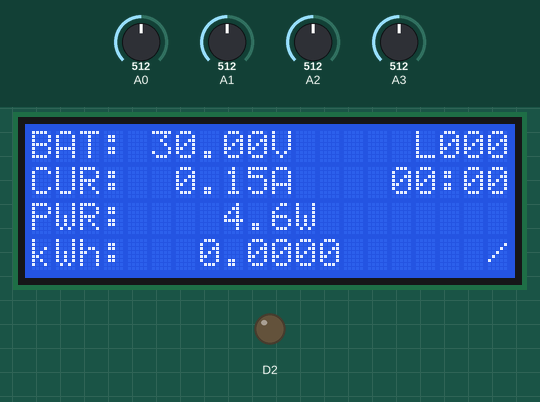
Bench run of a program on a simulated Arduino Uno R4 WiFi. On the bench: 20×4 character LCD, output pins drawn as LEDs (lit = HIGH). Inputs (shaded band) come from the test bench; at power-on: A0 = 512, A1 = 512, A2 = 512, A3 = 512 (analog values on the 0–1023 scale). Storage starts empty; pins used as bus, display or sensor lines are not drawn.

Above: at 1.2 s.
1.3 s: A0 set to 716
At 1.9 s:
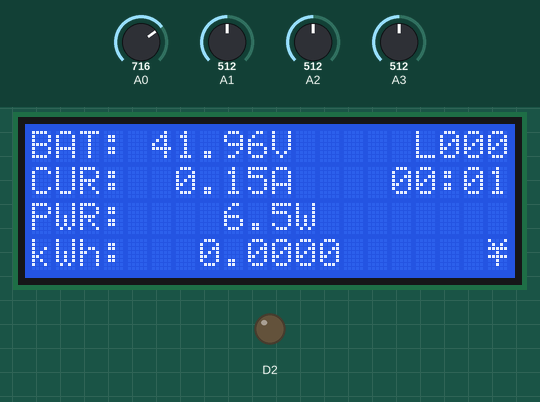
4.3 s: A1 set to 716
At 4.7 s:
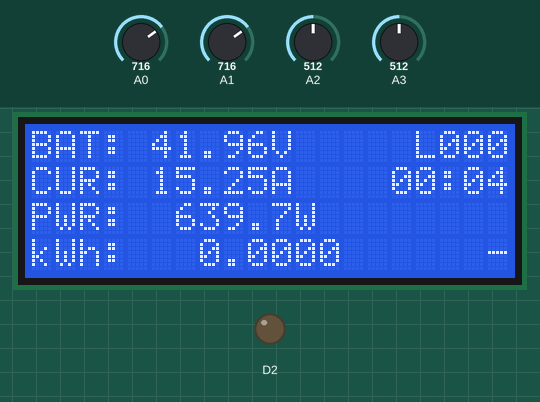
6.4 s: A0 set to 992
At 7.1 s:
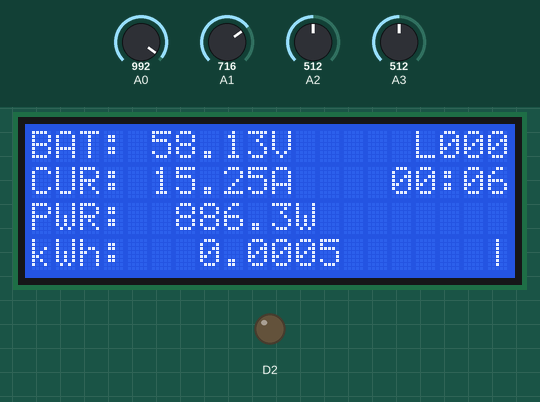
8.4 s: A1 set to 992
At 8.7 s:
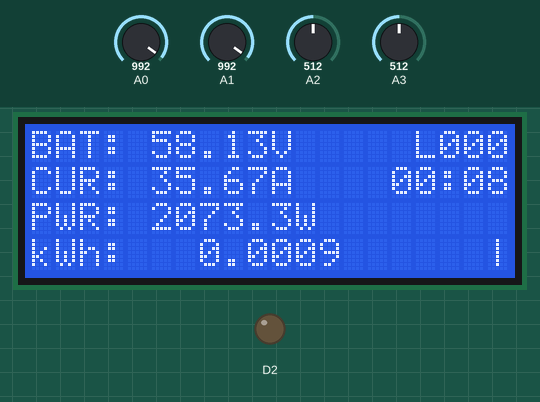
10.4 s: A0 set to 1009
At 10.7 s:
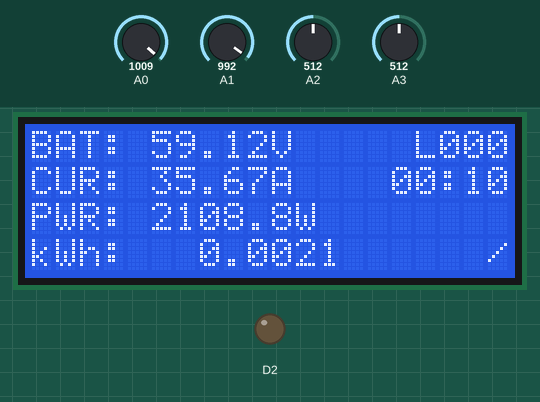
12.4 s: A1 set to 1009
At 12.71 s:
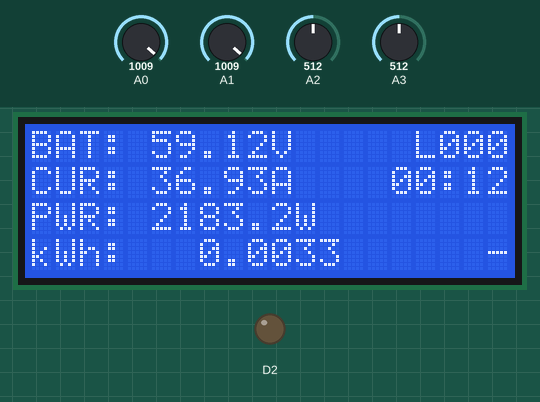
Timing chart, 0 to 15.4 s (numbered marks = the images above; inputs shaded):
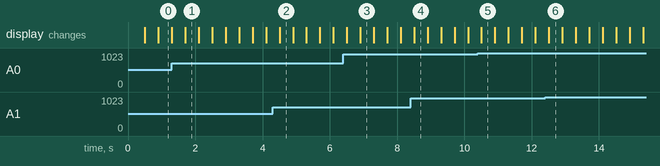

The program:

main.cpp
```cpp
#include <Arduino.h>
#include <cstring>
#include <LiquidCrystal.h>
#include <SPI.h>
#include <SD.h>

// -------------------- Data Vars --------------------
double BatVolt;
double BatCur;
double BatPower;
double KWh = 0.0;

double CharVolt;
double CharCur;
double CharPower;

int R1 = 11000;
int R2 = 1000;

// -------------------- LCD Pins --------------------
const int rs = 3, en = 4, d4 = 5, d5 = 6, d6 = 7, d7 = 8;
LiquidCrystal lcd(rs, en, d4, d5, d6, d7);

// -------------------- SD --------------------
const int SD_CS_PIN = 10;
File logFile;
char logFilename[13] = "LOG000.CSV";
bool sdAvailable = false;

// -------------------- Timing --------------------
const unsigned long LOG_INTERVAL_MS = 500;
const unsigned long LCD_INTERVAL_MS = 400;

unsigned long lastLogTime = 0;
unsigned long lastLcdTime = 0;
unsigned long lastEnergyTime = 0;
unsigned long runStartMs = 0;

// -------------------- Spinner --------------------
const char spinnerChars[4] = {'|', '/', '-', '\\'};
byte spinnerIndex = 0;

// -------------------- Helpers --------------------
void padTo20(char *line) {
  int len = strlen(line);
  for (int i = len; i < 20; i++) line[i] = ' ';
  line[20] = '\0';
}

void printRow(byte row, const char *line20) {
  lcd.setCursor(0, row);
  lcd.print(line20);
}

// -------------------- Create Log File --------------------
bool createNewLogFile() {
  for (int i = 0; i <= 999; i++) {
    snprintf(logFilename, sizeof(logFilename), "LOG%03d.CSV", i);

    if (!SD.exists(logFilename)) {
      File f = SD.open(logFilename, FILE_WRITE);
      if (!f) return false;

      f.println("ms,run_s,dt_s,BatVolt_V,BatCur_A,BatPower_W,KWh,CharVolt_V,CharCur_A,CharPower_W");
      f.flush();
      f.close();
      return true;
    }
  }
  return false;
}

void logCsvRow(unsigned long nowMs, double run_s, double dt_s) {
  if (!sdAvailable) return;

  logFile = SD.open(logFilename, FILE_WRITE);
  if (!logFile) {
    sdAvailable = false;
    return;
  }

  logFile.print(nowMs); logFile.print(',');
  logFile.print(run_s, 3); logFile.print(',');
  logFile.print(dt_s, 3); logFile.print(',');

  logFile.print(BatVolt, 5);  logFile.print(',');
  logFile.print(BatCur, 5);   logFile.print(',');
  logFile.print(BatPower, 5); logFile.print(',');
  logFile.print(KWh, 8);      logFile.print(',');

  logFile.print(CharVolt, 5); logFile.print(',');
  logFile.print(CharCur, 5);  logFile.print(',');
  logFile.print(CharPower, 5);

  logFile.println();
  logFile.flush();
  logFile.close();
}

// -------------------- Setup --------------------
void setup() {
  Serial.begin(9600);
  pinMode(2, OUTPUT);
  digitalWrite(2, LOW);

  lcd.begin(20, 4);
  lcd.noAutoscroll();
  lcd.noCursor();
  lcd.noBlink();

  analogReadResolution(14);

  pinMode(SD_CS_PIN, OUTPUT);
  digitalWrite(SD_CS_PIN, HIGH);

  if (SD.begin(SD_CS_PIN) && createNewLogFile()) {
    sdAvailable = true;
  }

  runStartMs = millis();
  lastEnergyTime = runStartMs;
  lastLogTime = runStartMs;
  lastLcdTime = runStartMs;

  lcd.clear();
}

// -------------------- Main Loop --------------------
void loop() {
  unsigned long now = millis();

  // -------- Read Sensors --------
  BatVolt = analogRead(A0);
  BatVolt = BatVolt * 5.0 / 16383.0 * ((R1 + R2) / (double)R2);

  BatCur = analogRead(A1);
  BatCur = ((BatCur * 5.0 / 16383.0) - 2.49) / 0.066;

  BatPower = BatVolt * BatCur;

  CharVolt = analogRead(A2);
  CharVolt = CharVolt * 5.0 / 16383.0 * ((R1 + R2) / (double)R2);

  CharCur = analogRead(A3);
  CharCur = ((CharCur * 5.0 / 16383.0) - 2.49) / 0.4;

  CharPower = CharVolt * CharCur;

  // -------- Energy Integration --------
  double dtEnergy = (now - lastEnergyTime) / 1000.0;
  lastEnergyTime = now;
  KWh += BatPower * (dtEnergy / 3600000.0);

  // -------- SD Logging --------
  if (now - lastLogTime >= LOG_INTERVAL_MS) {
    unsigned long prev = lastLogTime;
    lastLogTime = now;

    double dtLog = (now - prev) / 1000.0;
    double run_s = (now - runStartMs) / 1000.0;

    logCsvRow(now, run_s, dtLog);
  }

  // -------- LCD Update (10 Hz, fixed-width safe) --------
  if (now - lastLcdTime >= LCD_INTERVAL_MS) {
    lastLcdTime = now;

    unsigned long runSeconds = (now - runStartMs) / 1000UL;
    unsigned int minutes = runSeconds / 60;
    unsigned int seconds = runSeconds % 60;
    if (minutes > 99) minutes = 99;

    char line0[21], line1[21], line2[21], line3[21];
    char sdRight[6];

    if (sdAvailable) {
      snprintf(sdRight, sizeof(sdRight), "L%c%c%c",
               logFilename[3], logFilename[4], logFilename[5]);
    } else {
      snprintf(sdRight, sizeof(sdRight), "NO-SD");
    }

    // Row 0
    snprintf(line0, sizeof(line0), "BAT:%6.2fV", BatVolt);
    padTo20(line0);
    memcpy(&line0[20 - strlen(sdRight)], sdRight, strlen(sdRight));
    printRow(0, line0);

    // Row 1
    snprintf(line1, sizeof(line1), "CUR:%6.2fA", BatCur);
    padTo20(line1);
    snprintf(&line1[15], 6, "%02u:%02u", minutes, seconds);
    printRow(1, line1);

    // Row 2
    snprintf(line2, sizeof(line2), "PWR:%7.1fW", BatPower);
    padTo20(line2);
    printRow(2, line2);

    // Row 3
    snprintf(line3, sizeof(line3), "kWh:%9.4f", KWh);
    padTo20(line3);
    line3[19] = spinnerChars[spinnerIndex];
    spinnerIndex = (spinnerIndex + 1) % 4;
    printRow(3, line3);
  }
}
```

Measured:
- what the display in image 1 shows lasts 0.4 s, from 1.7 s to 2.1 s
